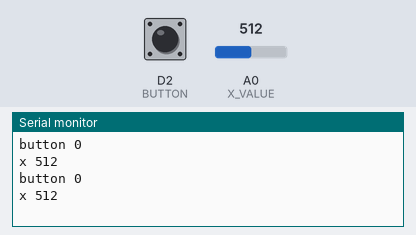
A sketch run on a simulated ESP8266 (NodeMCU). Parts: the last lines printed to the serial monitor. The test bench sets the inputs (shaded band); at power-on: A0 (X_VALUE) = 512, D2 (BUTTON) LOW.

Above: at 1.8 s.
1.9 s: A0 (X_VALUE) set to 716
At 2.8 s:
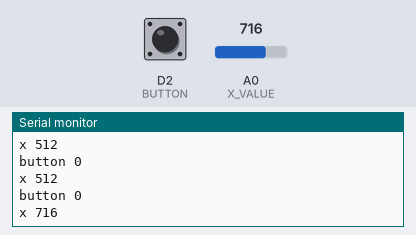
3.4 s: D2 (BUTTON) pulled HIGH for 1.2 s
6.1 s: A0 (X_VALUE) set to 900
At 6.1 s:
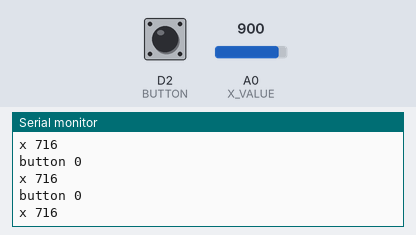
Timing chart, 0 to 9.1 s (numbered marks = the images above; inputs shaded):
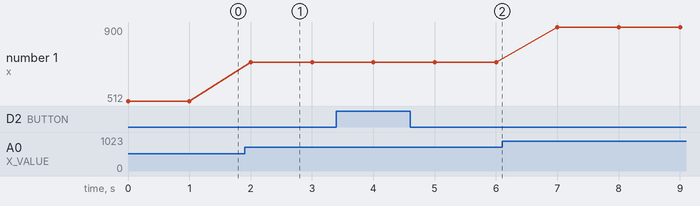

Measured:
- after the input at 1.9 s, the serial monitor: prints a new line after 0.10 s (image 1)
- plotted number 1: 512 → 716 after the input at 1.9 s, 716 → 900 after the input at 6.1 s

The sketch:

joystick2.ino
```cpp
#define BUTTON D2 // button
#define X_VALUE A0

int val;

void setup() {
 Serial.begin (9600);
 pinMode(BUTTON, INPUT);
}

void loop() {
/* The following trigPin/echoPin cycle is used to determine the
 distance of the nearest object by bouncing soundwaves off of it. */
 val = digitalRead(BUTTON);
 Serial.print( "button " );
 Serial.println( val );

 val = analogRead(X_VALUE);
 Serial.print( "x " );
 Serial.println( val );

 delay(1*1000);
}
```
